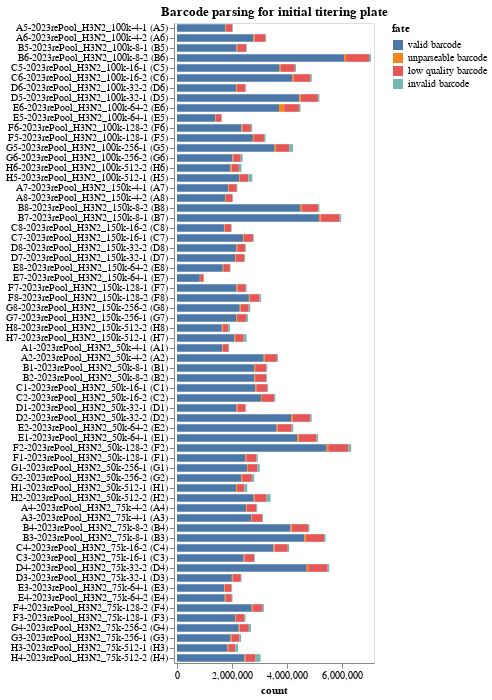

The code cell stored with this chart in its notebook:
### Markdown cell above
## Statistics on barcode-parsing for each sample
Make interactive chart of the "fates" of the sequencing reads parsed for each sample on the plate.

If most sequencing reads are not "valid barcodes", this could potentially indicate some problem in the sequencing or barcode set you are parsing.

Potential fates are:
 - *valid barcode*: barcode that matches a known virus or neutralization standard, we hope most reads are this.
 - *invalid barcode*: a barcode with proper flanking sequences, but does not match a known virus or neutralization standard. If you  have a lot of reads of this type, it is probably a good idea to look at the invalid barcode CSVs (in the `./results/barcode_invalid/` subdirectory created by the pipeline) to see what these invalid barcodes are.
 - *unparseable barcode*: could not parse a barcode from this read as there was not a sequence of the correct length with the appropriate flanking sequence.
 - *low quality barcode*: low-quality or `N` nucleotides in barcode, could indicate problem with sequencing.
 - *failed chastity filter*: reads that failed the Illumina chastity filter, if these are reported in the FASTQ (they may not be).

Also, if the number of reads per sample is very uneven, that could indicate that you did not do a good job of balancing the different samples in the Illumina sequencing.

### Code cell
fates = (
    pd.concat([pd.read_csv(f).assign(well=f
                                     .replace(platedir_H3N2, '') # getting weird behavior with .strip() more and more often...
                                     .strip('_fates.csv')
                                    ) for f in fate_csvs])
    .merge(samples_df,
           how = 'left',
           validate="many_to_one", 
           on="well")
    .assign(
        fate_counts=lambda x: x.groupby("fate")["count"].transform("sum"),
        sample_well=lambda x: x["sample"] + " (" + x["well"] + ")",
    )
    .query("fate_counts > 0")  # only keep fates with at least one count
    [['serum', "fate", "count", "well", "sample_well", "dilution_factor"]]
)

assert len(fates) == len(fates.drop_duplicates())


sample_wells = list(
    fates.sort_values(['serum', "dilution_factor"], ascending=True)["sample_well"]
)



fates_chart = (
    alt.Chart(fates)
    .encode(
        alt.X("count", scale=alt.Scale(nice=False, padding=3)),
        alt.Y(
            "sample_well",
            title=None,
            sort=sample_wells,
        ),
        alt.Color("fate", sort=sorted(fates["fate"].unique(), reverse=True)),
        alt.Order("fate", sort="descending"),
        tooltip=fates.columns.tolist(),
    )
    .mark_bar(height={"band": 0.85})
    .properties(
        height=alt.Step(10),
        width=200,
        title=f"Barcode parsing for initial titering plate",
    )
    .configure_axis(grid=False)
)

fates_chart

### Figure 1 — Vega-Lite specification as saved in the notebook (floating-point values rounded to 4 significant figures; data arrays with more than 128 entries replaced by an {"elided": "..."} marker saying what was removed)
{"config": {"view": {"continuousWidth": 300, "continuousHeight": 300}, "axis": {"grid": false}}, "data": {"name": "data-3e7da36ce81569acc392fcdfd354bfaa"}, "mark": {"type": "bar", "height": {"band": 0.85}}, "encoding": {"color": {"field": "fate", "sort": ["valid barcode", "unparseable barcode", "low quality barcode", "invalid barcode"], "type": "nominal"}, "order": {"field": "fate", "sort": "descending", "type": "nominal"}, "tooltip": [{"field": "serum", "type": "nominal"}, {"field": "fate", "type": "nominal"}, {"field": "count", "type": "quantitative"}, {"field": "well", "type": "nominal"}, {"field": "sample_well", "type": "nominal"}, {"field": "dilution_factor", "type": "quantitative"}], "x": {"field": "count", "scale": {"nice": false, "padding": 3}, "type": "quantitative"}, "y": {"field": "sample_well", "sort": {"elided": "256 str values"}, "title": null, "type": "nominal"}}, "height": {"step": 10}, "title": "Barcode parsing for initial titering plate", "width": 200, "$schema": "https://vega.github.io/schema/vega-lite/v5.16.3.json", "datasets": {"data-3e7da36ce81569acc392fcdfd354bfaa": {"elided": "256 records"}}}
